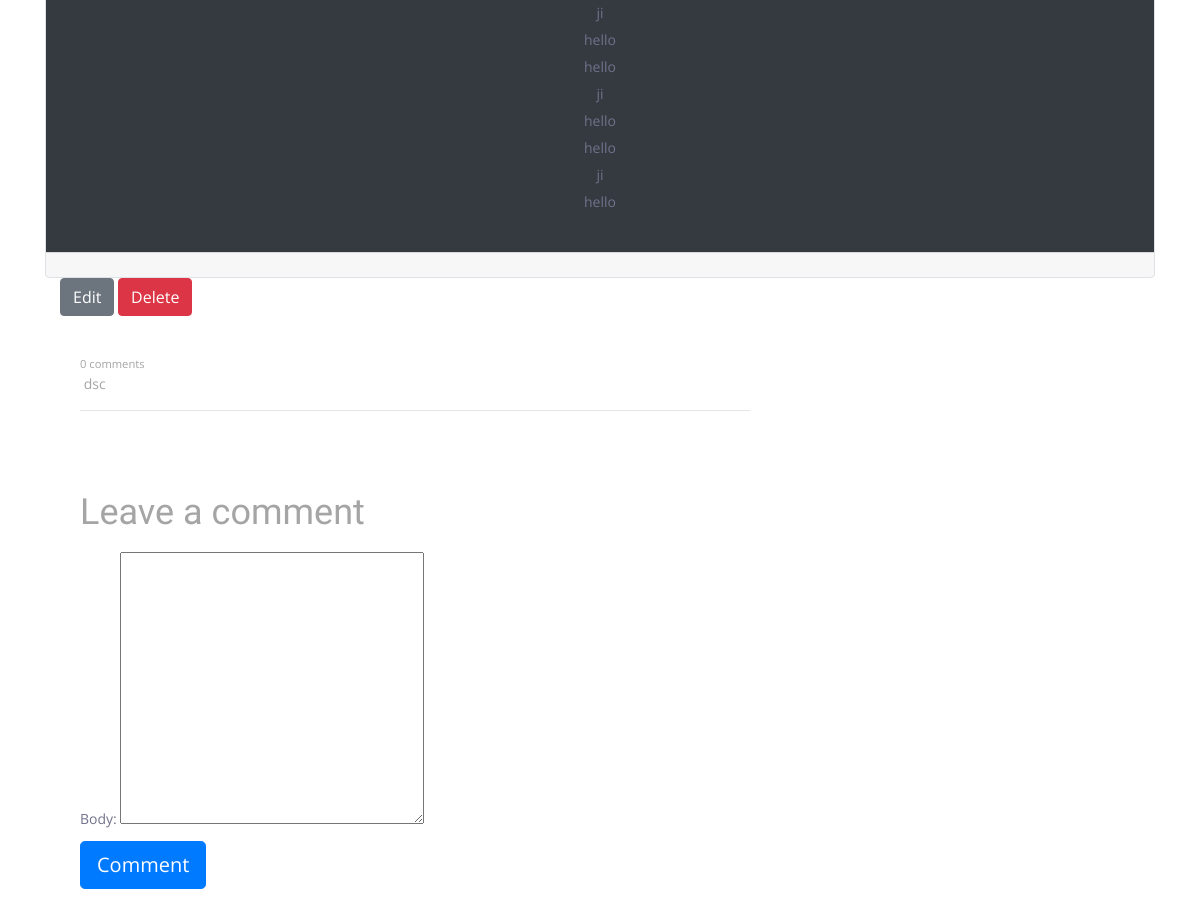
Page /blog/hello/ (signed in, middle part) on the earlier database version.
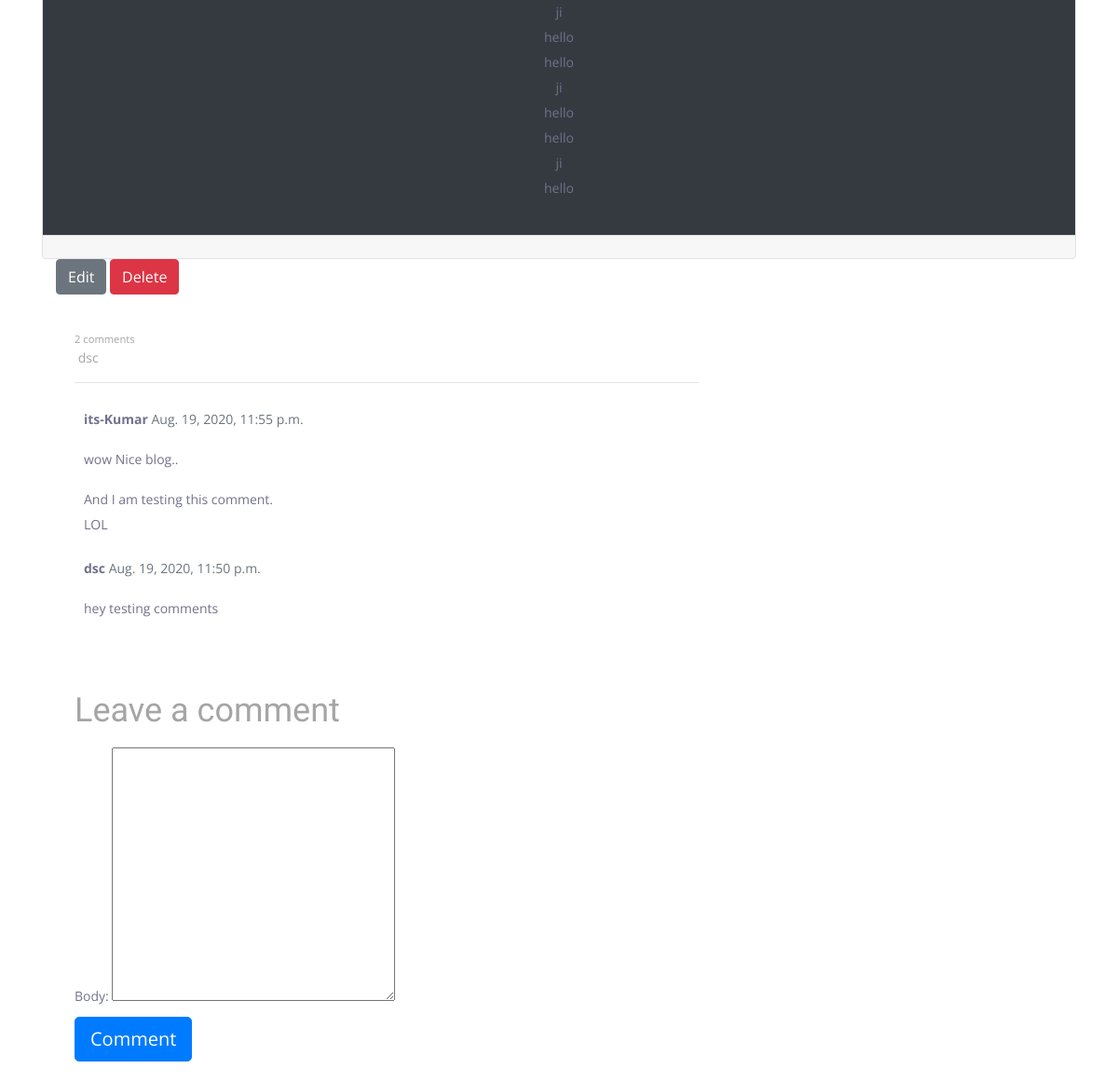
Same page on the later database version.
### blog/models.py (models this page shows, shortened)
class BlogPost(models.Model):
    user = models.ForeignKey('auth.User',
                             default=1,
                             on_delete=models.SET_DEFAULT)
    title = models.CharField(max_length=100)
    image = models.ImageField(upload_to=get_upload_path, blank=True, null=True)
    slug = models.SlugField(unique=True,
                            default='',
                            editable=False,
                            blank=False)
    content = models.TextField(null=True, blank=True)
    publish_date = models.DateTimeField(auto_now_add=False,
                                        null=True,
                                        blank=True)
    timestamp = models.DateTimeField(default=timezone.now)
    updated = models.DateTimeField(auto_now=True)
    objects = BlogPostManager()
    class Meta:
        ordering = ['-publish_date', '-updated', '-timestamp']
    def get_absolute_url(self):
        return f"/blog/{self.slug}"
    def get_edit_url(self):
        return f"/blog/{self.slug}/edit"
    def get_delete_url(self):
        return f"/blog/{self.slug}/delete"

class Comment(models.Model):
    post = models.ForeignKey(BlogPost,
                             on_delete=models.CASCADE,
                             related_name="comments")
    name = models.CharField(max_length=80)
    body = models.TextField()
    created_on = models.DateTimeField(auto_now_add=True)
    active = models.BooleanField(default=False)
    class Meta:
        ordering = ["created_on"]

### blog/views.py (the view)
# urls.py: path('<str:slug>/', blog_post_detail_view, name='view'),
def blog_post_detail_view(request, slug):
    post = get_object_or_404(BlogPost, slug=slug)
    comments = post.comments.filter(active=True).order_by("-created_on")
    template_name = "blog/detail.html"
    new_comment = None
    if request.method == "POST":
        comment_form = CommentForm(data=request.POST)
        if comment_form.is_valid():
            new_comment = comment_form.save(commit=False)
            new_comment.name = request.user
            new_comment.post = post
            new_comment.save()
    else:
        comment_form = CommentForm()
    context = {
        "blog_post": post,
        "comments": comments,
        "new_comment": new_comment,
        "comment_form": comment_form
    }
    return render(request, template_name, context)

### blog/forms.py
class CommentForm(forms.ModelForm):
    class Meta:
        model = Comment
        fields = ['body']

### blog/models.py (called while the page is built)
    def get_queryset(self):
        return BlogPostQuerySet(self.model, using=self._db)

### blog/templates/blog/detail.html (shortened to what this page needs)
{% extends "base.html" %}
{% block content %}
<div class="container mt-5" style="padding-top: 25px;">
    <div class="card border ">
        <div class="card-body bg-dark text-light text-center ">
            <div>
                <p class="card-text " style="height: ">
                    {% if truncate %}
                    {{ blog_post.content|linebreaks|truncatewords:30 }}
                    {% else %}
                    {{ blog_post.content|linebreaks}}
                    {% endif %}
                </p>
            </div>
        </div>
        <div class="card-footer">
        </div>
    </div>
    {% if request.user.is_authenticated %}
    {% if request.user == blog_post.user %}
    <div class="col-12">
        <a class="btn btn-secondary" href="{{ blog_post.get_edit_url }}">Edit</a>
        <a class="btn btn-danger" href="{{ blog_post.get_delete_url }}">Delete</a>
    </div>
    {% endif %}
    {% endif %}
    <div class="col-md-8 card mb-4  mt-3 ">
        <div class="card-body">
            {% with comments.count as total_comments %}
            <small>{{ total_comments }} comments</small>
            <br>
            <img class="profile-pic" src="{{user.profile.profile_pic.url }}"> {{user.username}}
            <hr>
                {% endwith %}
                {% for comment in comments %}
            <div class="comments" style="padding: 10px;">
                <p class="font-weight-bold">
                    <img class="profile-pic" src="{{user.profile.profile_pic.url }}">{{ comment.name }}
                    <span class=" text-muted font-weight-normal">
                        {{ comment.created_on }}
                    </span>
                </p>
                {{ comment.body | linebreaks }}
            </div>
            {% endfor %}
        </div>
    </div>
    <div class="col-md-8 card mb-4  mt-3 ">
        <div class="card-body">
            {% if new_comment %}
            <div class="alert alert-success" role="alert">
                Your comment is awaiting moderation
            </div>
            {% else %}
            {% if request.user.is_authenticated %}
            <h3>Leave a comment</h3>
            <form method="POST" action='.' style="margin-top: 1.3em;">
                {{ comment_form.as_p }}
                <button type="submit" class="btn btn-primary  btn-lg"> Comment </button>
            </form>
            {% endif %}
            {% endif %}
        </div>
    </div>
</div>
</div>
{% endblock %}

### templates/base.html (shortened to what this page needs)
{% load static %}
<!doctype html>
<html lang="en">
	<head>
		<link rel="stylesheet" href="https://stackpath.bootstrapcdn.com/bootstrap/4.3.1/css/bootstrap.min.css"
>
		<link rel="stylesheet" href="https://use.fontawesome.com/releases/v5.7.0/css/all.css"
>
		<link rel="stylesheet" href="https://cdnjs.cloudflare.com/ajax/libs/Swiper/5.4.5/css/swiper.min.css">
		<link rel="stylesheet" href="{%static 'css/dscstyle.css'%}" type="text/css">
		<link rel="stylesheet" href="https://cdnjs.cloudflare.com/ajax/libs/animate.css/4.0.0/animate.min.css" />
		<link href="{%static 'plugins/font-awesome-4.7.0/css/font-awesome.min.css' %}" rel="stylesheet" type="text/css">
		<link rel="stylesheet" type="text/css" href="{%static 'plugins/OwlCarousel2-2.2.1/owl.carousel.css' %}">
		<link rel="stylesheet" type="text/css" href="{%static 'plugins/OwlCarousel2-2.2.1/owl.theme.default.css' %}">
		<link rel="stylesheet" type="text/css" href="{%static 'plugins/OwlCarousel2-2.2.1/animate.css' %}">
		<link rel="stylesheet" type="text/css" href="{%static 'styles/main_styles.css' %}">
		<link rel="stylesheet" type="text/css" href="{%static 'styles/responsive.css' %}">
	</head>
	<body style="padding-top:0px;">
	<div class="super_container">
		{% block content %}{% endblock %}
	</body>
</html>

### templates/navbar.html (shortened to what this page needs)
{%load static%}

### templates/footer.html (shortened to what this page needs)
{% load static %}

### static/css/dscstyle.css (style rules this page uses)
body { margin:0px; }
.card { border: none; background: #fff; }

### static/styles/main_styles.css (style rules this page uses)
* { margin: 0; padding: 0; -webkit-font-smoothing: antialiased; -webkit-text-shadow: rgba(0,0,0,.01) 0 0 1px; text-shadow: rgba(0,0,0,.01) 0 0 1px; }
body { font-family: 'Open Sans', sans-serif; font-size: 14px; font-weight: 400; background: #FFFFFF; color: #a5a5a5; }
div { display: block; position: relative; -webkit-box-sizing: border-box; -moz-box-sizing: border-box; box-sizing: border-box; }
p { font-family: 'Open Sans', sans-serif; font-size: 14px; line-height: 1.9285; font-weight: 400; color: #72728c; -webkit-font-smoothing: antialiased; -webkit-text-shadow: rgba(0,0,0,.01) 0 0 1px; text-shadow: rgba(0,0,0,.01) 0 0 1px; }
p:last-of-type { margin-bottom: 0; }
a, a:hover, a:visited, a:active, a:link { text-decoration: none; -webkit-font-smoothing: antialiased; -webkit-text-shadow: rgba(0,0,0,.01) 0 0 1px; text-shadow: rgba(0,0,0,.01) 0 0 1px; }
h3 { font-size: 36px; }
h1, h2, h3, h4, h5, h6 { font-family: 'Oswald', sans-serif; font-weight: 400; -webkit-font-smoothing: antialiased; -webkit-text-shadow: rgba(0,0,0,.01) 0 0 1px; text-shadow: rgba(0,0,0,.01) 0 0 1px; }
.super_container { width: 100%; overflow: hidden; }

Differences in the rows shown:
added Comment: name "its-Kumar", created_on "Aug. 19, 2020, 11:55 p.m.", body "wow Nice blog.. And I am testing this comment. LOL"
added Comment: name "dsc", created_on "Aug. 19, 2020, 11:50 p.m.", body "hey testing comments"
Other differences:
{{ total_comments }}: "0" → "2"
